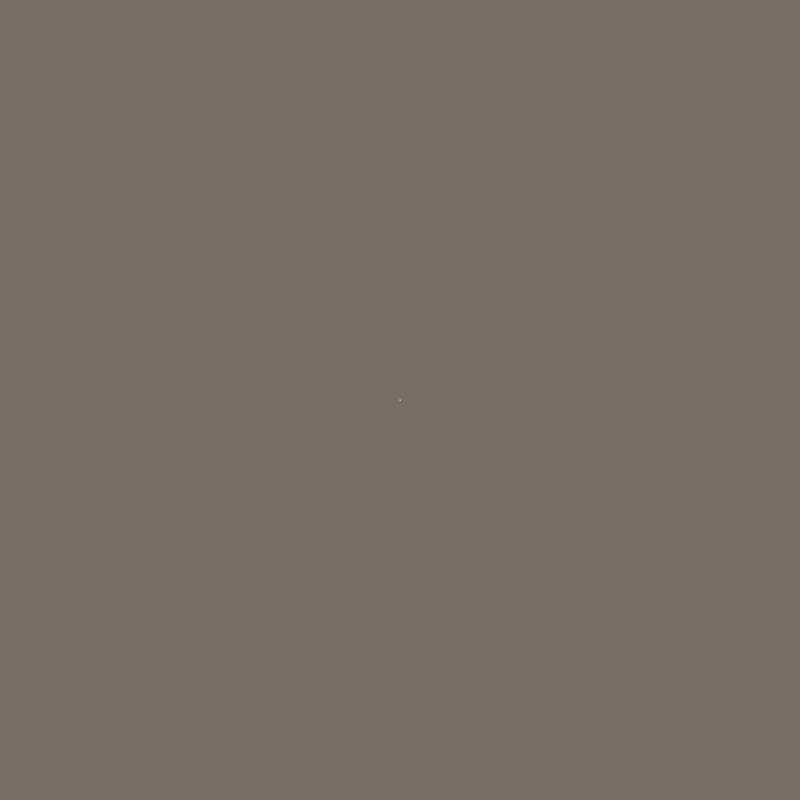
Frame 1 (no input)
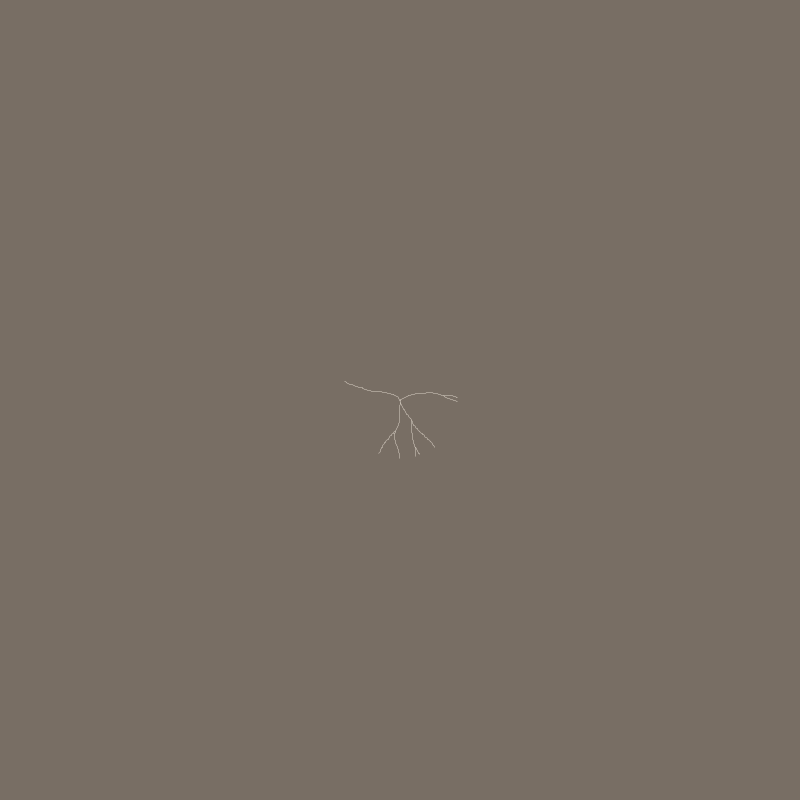
Frame 60 (the mouse pressed at the canvas centre just before this capture)
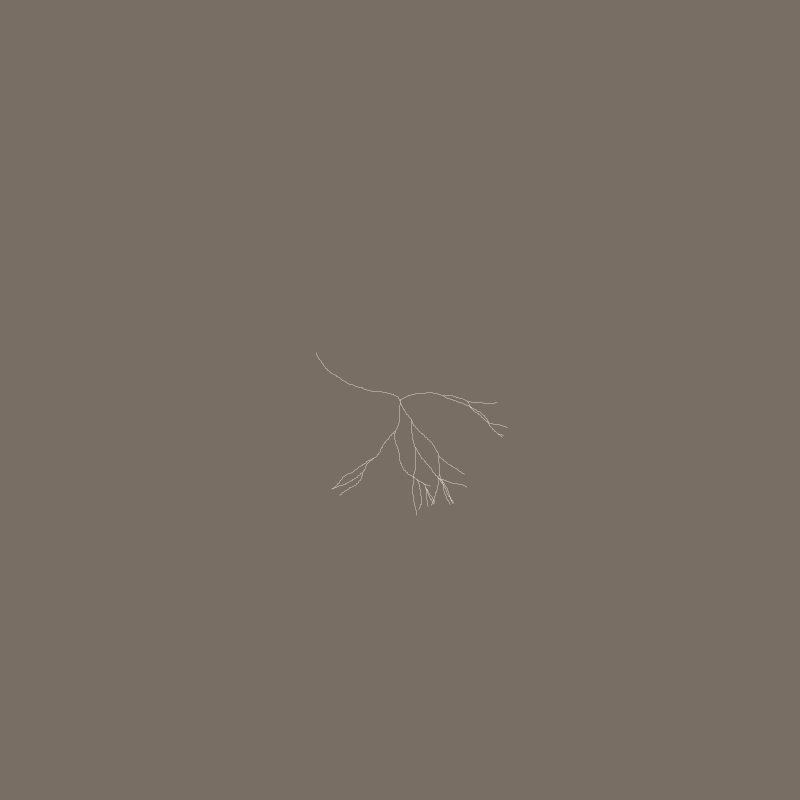
Frame 120 (the mouse held since frame 60 and released just before this capture)

The Processing sketch that drew these frames (run headless with seeded random() and noise(); from frame 60 on, the mouse is pressed at the canvas centre):

// Processing sketch: RandomGrowth
// ── RandomGrowth.pde

/*
RANDOM GROWTH
Jeff Thompson | 2019 | jeffreythompson.org

The simulating of natural systems is a perfect fit
for object-oriented programming. Populations of
animals interacting with each other, terrain of
different types, etc. In this example, a simplified
fungus starts in the center of the screen, randomly
growing out. Periodically it splits in two. After 
it reaches a certain age, the branch dies.

Use 'p' key to pause/continue the growth, or any
other key to restart the process.

A more rigorous scientific simulation would involve
tons of research into fungal growth, etc, but even
this version, more "inspired by" natural phenomena
than simulating it, produces exciting and varied
visual output.

For way more on this topic, see Daniel Shiffman's
excellent online book "Nature of Code".

CHALLENGES:
+ Can you make the sketch save an image every time
  it resets? Can you make the filenames a unique
  timestamp so they don't overwrite every time?
+ Can you make the tendrils change color as they
  get older? (Hint: use the "age" variable and map())
+ Could you add a random "bloom" that periodically
  gets added to the tendril?

*/

int maxAge = 100;           // tendrils older than this will
                            // be removed – try changing!

ArrayList<Fungus> fungi;    // list of objects
boolean pause = false;      // use 'p' to pause/un-pause


void setup() {
  size(800,800);
  
  // draw the background in setup(), since after
  // that every frame draws on top of the previous
  background(120,110,100);
  
  // create a bunch of Fungus objects growing
  // from the center
  fungi = new ArrayList<Fungus>();
  for (int i=0; i<3; i++) {
    Fungus f = new Fungus(width/2,height/2);
    fungi.add(f);
  }
}


void draw() {
  
  // if not paused (ie running)...
  if (!pause) {
    
    // go through all Fungus objects
    // must be in reverse so we can delete
    // objects as we go (otherwise, we might delete
    // one, then try to draw it, causing an error!)
    for (int i=fungi.size()-1; i>=0; i-=1) {
      
      // get the current object
      Fungus f = fungi.get(i);
      
      // update and, if it has reached a
      // certain radius or is too old, remove it
      f.update();
      if (f.distFromCenter >= width/2-50 || f.age > maxAge) {
        fungi.remove(i);
      }
      
      // draw it onscreen
      f.display();
    }
    
    // if the simulation starts to bog down,
    // start over automatically
    if (frameRate < 30) {
      setup();
    }
  }
}

// ── Fungus.pde

class Fungus {
  
  // values common to all Fungus objects
  float angleChangeAmt = radians(8);
  float speed =          1;
  
  float chanceSplit =    2;
  float splitAngle =     radians(16);
  
  // variables set when instantiated and/or
  // updated every frame
  float x, y, prevX, prevY;
  float angle;
  float distFromCenter;
  int age = 0;
  
  
  // default instantiation: just x/y coords
  // then set random angle
  Fungus(float _x, float _y) {
    x =     _x;
    y =     _y;
    prevX = x;
    prevY = y;
    angle = random(0, TWO_PI);
  }
  
  // a second version with an extra argument:
  // an initial angle instead of a random one
  // (used when the line splits in half)
  Fungus(float _x, float _y, float _angle) {
    x = _x;
    y = _y;
    angle = _angle;
  }
  
  
  void update() {
    
    // increase age of this tendril
    age += 1;
 
    // calculate the distance from the center of
    // the sketch using the Pythagorean theorem
    distFromCenter = sqrt(pow(width/2-x, 2) + pow(height/2-y, 2));
    
    // move in a random direction
    angle += random(-angleChangeAmt, angleChangeAmt);
    prevX = x;
    prevY = y;
    x += cos(angle) * speed;
    y += sin(angle) * speed;    
    
    // randomly split into two Fungus objects
    // new one will split off in one direction,
    // current splits in the opposite direction
    if (random(100) < chanceSplit) {
      Fungus f = new Fungus(x,y, angle+splitAngle);
      fungi.add(f);
      angle -= splitAngle;
    }
  }
  
  
  // not much here!
  // all the work is done above, leaving
  // the display function to really just be
  // doing drawing commands
  void display() {    
    stroke(255,245,235, 60);
    line(prevX,prevY, x,y);
  }
}

// ── Keys.pde

void keyPressed() {
  
  // p = pause/un-pause
  if (key == 'p') {
    pause = !pause;
  }
  
  // all other keys resets
  // the sketch
  else {
    setup();
  }
}
